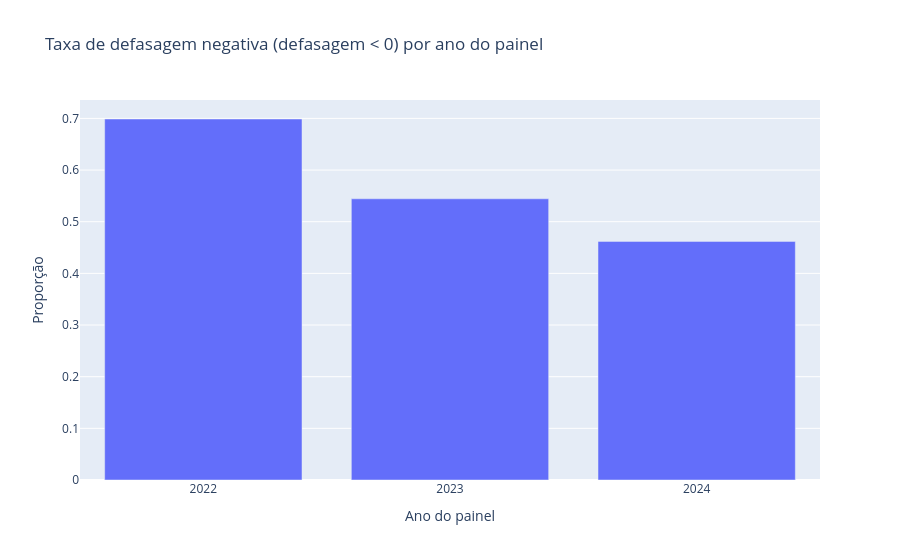
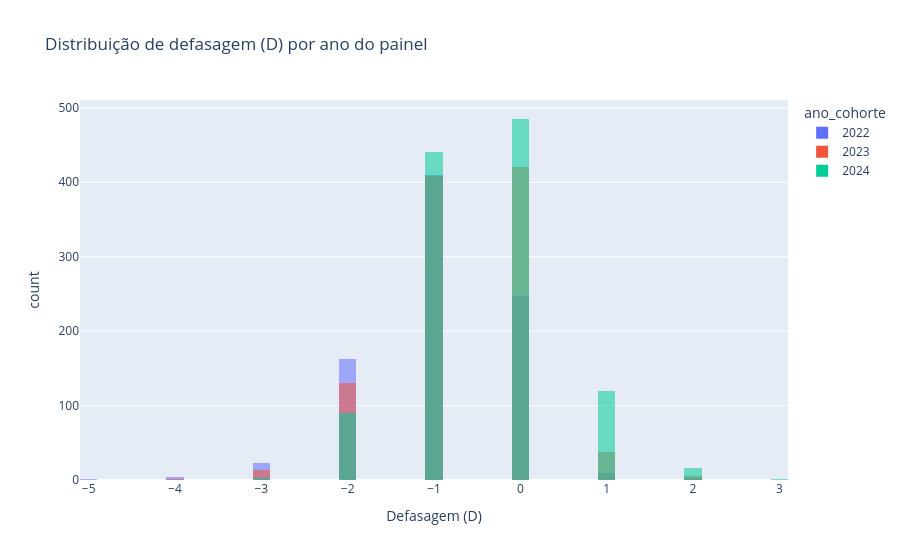

The cell these charts' notebook holds for them, in order:
### Code cell
# Padrões: defasagem e taxa de defasagem negativa por ano do painel
import plotly.express as px

ev = (
    df.assign(defas_neg=(df["defasagem"] < 0).astype(int))
    .groupby("ano_cohorte", as_index=False)["defas_neg"]
    .mean()
)
fig_taxa = px.bar(
    ev,
    x="ano_cohorte",
    y="defas_neg",
    title="Taxa de defasagem negativa (defasagem < 0) por ano do painel",
    labels={"defas_neg": "Proporção", "ano_cohorte": "Ano do painel"},
)
fig_taxa.update_layout(xaxis=dict(dtick=1))
fig_taxa.show()

fig_hist = px.histogram(
    df.dropna(subset=["defasagem"]),
    x="defasagem",
    color="ano_cohorte",
    nbins=45,
    barmode="overlay",
    opacity=0.55,
    title="Distribuição de defasagem (D) por ano do painel",
    labels={"defasagem": "Defasagem (D)", "count": "Frequência"},
)
fig_hist.show()

### Figure 1 — Plotly figure (JSON) as saved in the notebook; plotly's stock layout.template omitted (floating-point values rounded to 4 significant figures)
{"data": [{"hovertemplate": "Ano do painel=%{x}<br>Proporção=%{y}<extra></extra>", "legendgroup": "", "marker": {"color": "#636efa", "pattern": {"shape": ""}}, "name": "", "orientation": "v", "showlegend": false, "textposition": "auto", "type": "bar", "x": [2022, 2023, 2024], "xaxis": "x", "y": [0.6988, 0.5444, 0.4619], "yaxis": "y"}], "layout": {"barmode": "relative", "legend": {"tracegroupgap": 0}, "title": {"text": "Taxa de defasagem negativa (defasagem < 0) por ano do painel"}, "xaxis": {"anchor": "y", "domain": [0, 1], "dtick": 1, "title": {"text": "Ano do painel"}}, "yaxis": {"anchor": "x", "domain": [0, 1], "title": {"text": "Proporção"}}}}

### Figure 2 — Plotly figure (JSON) as saved in the notebook; plotly's stock layout.template omitted (floating-point values rounded to 4 significant figures; data arrays with more than 128 entries replaced by an {"elided": "..."} marker saying what was removed)
{"data": [{"bingroup": "x", "hovertemplate": "ano_cohorte=2022<br>Defasagem (D)=%{x}<br>count=%{y}<extra></extra>", "legendgroup": "2022", "marker": {"color": "#636efa", "opacity": 0.55, "pattern": {"shape": ""}}, "name": "2022", "nbinsx": 45, "orientation": "v", "showlegend": true, "type": "histogram", "x": {"elided": "860 float values"}, "xaxis": "x", "yaxis": "y"}, {"bingroup": "x", "hovertemplate": "ano_cohorte=2023<br>Defasagem (D)=%{x}<br>count=%{y}<extra></extra>", "legendgroup": "2023", "marker": {"color": "#EF553B", "opacity": 0.55, "pattern": {"shape": ""}}, "name": "2023", "nbinsx": 45, "orientation": "v", "showlegend": true, "type": "histogram", "x": {"elided": "1014 float values"}, "xaxis": "x", "yaxis": "y"}, {"bingroup": "x", "hovertemplate": "ano_cohorte=2024<br>Defasagem (D)=%{x}<br>count=%{y}<extra></extra>", "legendgroup": "2024", "marker": {"color": "#00cc96", "opacity": 0.55, "pattern": {"shape": ""}}, "name": "2024", "nbinsx": 45, "orientation": "v", "showlegend": true, "type": "histogram", "x": {"elided": "1156 float values"}, "xaxis": "x", "yaxis": "y"}], "layout": {"barmode": "overlay", "legend": {"title": {"text": "ano_cohorte"}, "tracegroupgap": 0}, "title": {"text": "Distribuição de defasagem (D) por ano do painel"}, "xaxis": {"anchor": "y", "domain": [0, 1], "title": {"text": "Defasagem (D)"}}, "yaxis": {"anchor": "x", "domain": [0, 1], "title": {"text": "count"}}}}
